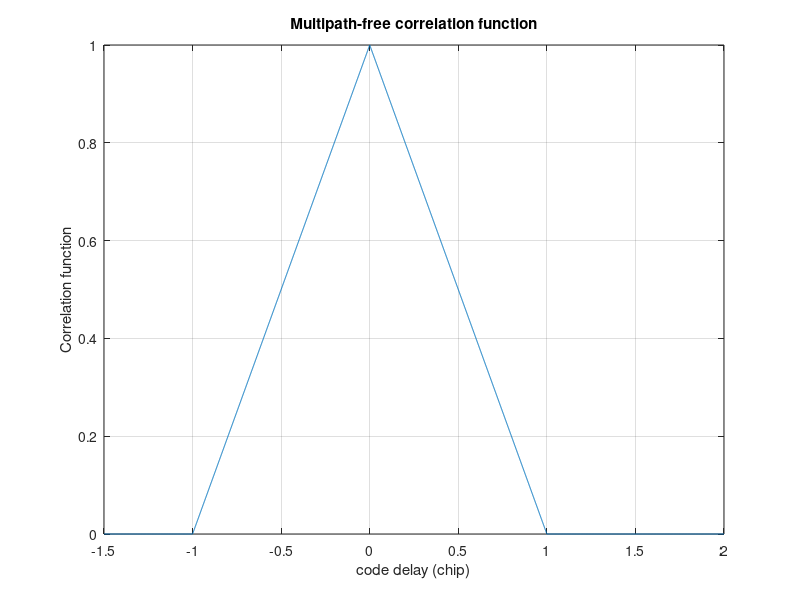
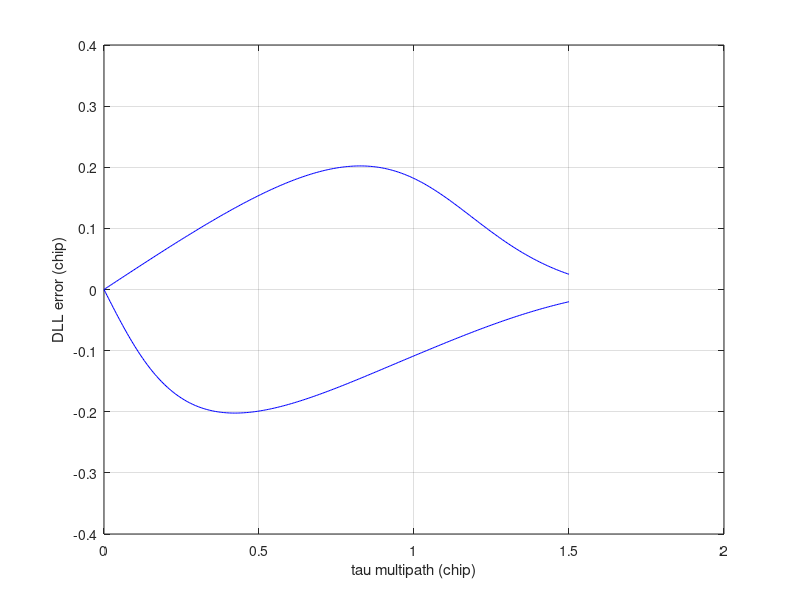

Reproduce these figures in MATLAB, in order.
% [20/11/2017]
% Modelling the impact of Multipath on GNSS receivers
clear all;
clc;
close all;

% Simulation parameters 
min_corr = -1.5;  % minimum tau (chip) of the correlation function support
max_corr = 2;   % maximum tau (chip) of the correlation function support
tau_s    = 0.001; % sampling period (chip) of the correlation function

% Multipath envelope parameters
alpha    = 0.5;   % multipath relative amplitude
max_tau  = 1.5;   % maximum multipath relative delay
step_tau = 0.005;  % resolution of the envelope (chip)     
tau_vect = (0:step_tau:max_tau);
phi_vect = [0 pi]; % multipath phase offset relative to direct signal 

% Signal parameters
modulation = 'L1'; %
T_C        = 1; % chip duration (micro-seconds)

% Receiver parameters
c_s = 0.5; % receiver chip spacing (chip), in [0.05;1] range
B_W  = 1;  % receiver front-end bandwidth (MHz)
flag_double_delta = 0; % to be set to 1 if the double delta technique is used, 0 else

% Configuration parameters 
option.plot.ideal_corr_function       = 1; % 1 to plot correlation function of LOS
option.plot.mp_corr_function          = 0; % 1 to plot correlation function of LOS + Multipath
option.plot.filtered_corr_function    = 0; % 1 to plot correlation function of LOS + Multipath after front-end filtering
option.plot.envelope                  = 1; % 1 to plot multipath envelope
option.plot.position                  = 0; % 1 to plot the impact of the multipath in the position domain

% Generation of the correlation function of reference
if strcmp(modulation,'L1') == 1 % GPS L1 C/A
    
    tau = (min_corr:tau_s:max_corr); 
    K_0 = 1 - min(abs(tau),1); % autocorrelation of reference
    
    % plot ideal correlation function (no MP, no filtering)
    if option.plot.ideal_corr_function == 1  
        figure;
        plot(tau,K_0);
        title('Multipath-free correlation function');
        xlabel('code delay (chip)');
        ylabel('Correlation function');
        grid on;
        box on;
    end;
    
elseif strcmp(modulation,'E1') == 1 % GALILEO E1
    
    tau = (min_corr:tau_s:max_corr);
    
    %K_0 = ; % autocorrelation of reference, to be filled
    
    % plot ideal correlation function (no MP, no filtering)
    if option.plot.ideal_corr_function == 1  
        figure;
        plot(tau,K_0);
        title('Multipath-free correlation function');
        xlabel('code delay (chip)');
        ylabel('Correlation function');
        grid on;
        box on;
    end;
    
end;

for idx_phi = 1:length(phi_vect)
    
    phi_MP  = phi_vect(idx_phi);
    
    for idx_tau_MP = 1:length(tau_vect) % loop on the different possible multipath delays
        
        tau_MP = tau_vect(idx_tau_MP);
        
        K_mp  = K_0 + alpha * cos(phi_MP) * [zeros(1,round(tau_MP/tau_s)) K_0(1: end - round(tau_MP/tau_s))]; % correlation function with multipath      
       
        % plot correlation function with MP, no filtering (<=> infinite
        % front-end filtering)
        if option.plot.mp_corr_function == 1 && idx_tau_MP == floor(length(tau_vect)/2) && phi_MP == 0  
            figure;
            plot(tau,K_mp);
            title('Correlation function with multipath');
            xlabel('code delay (chip)');
            ylabel('Correlation function');
            grid on;
            box on;  
        end;
        
        % front-end filter modelling
        % generation of the filter
        fc12   = B_W/2;  % cutoff frequency (in Hz)
        Fe     = 1/(tau_s/T_C);
        nb_pts = length(K_mp);
        H      = zeros(1,nb_pts);
        H(1:round(fc12/Fe*nb_pts))                  = ones(1,round(fc12/Fe*nb_pts));
        H(nb_pts-round(fc12/Fe*nb_pts)+1:nb_pts)    = ones(1,round(fc12/Fe*nb_pts));
        F      = 0:Fe/nb_pts:Fe-Fe/nb_pts;
        % filtering by FFT (product in frequency domain)
        tf          = fft(K_mp);      % conversion in frequency domain
        tf          = tf.*H;          % application of filter
        K_filtered  = real(ifft(tf)); % conversion in time domain
        % end of front-end filtering

        % plot correlation function with MP, front-end filtering (<=> finite
        % front-end filtering)
        if option.plot.filtered_corr_function == 1 && idx_tau_MP == floor(length(tau_vect)/2) && phi_MP == 0
            figure;
            plot(tau,K_filtered);
            title('Correlation function with multipath filtered');
            xlabel('code delay (chip)');
            ylabel('Correlation function');
            grid on;
            box on; 
        end;

        if flag_double_delta == 0
            
            % create early and late correlation functions
            I_E = circshift(K_filtered, [0  -c_s/2/tau_s]);
            I_L = circshift(K_filtered, [0   c_s/2/tau_s]);
            
            % compute Early Minus Late discriminator
            Discriminator = I_E - I_L;
        
        elseif flag_double_delta == 1  % to be filled by students

            % create early and late and very early very late correlation functions

            % compute double delta discriminator

        end;
        
        % trick to limit the research
        st = find( tau(1:end)  < -c_s/2 ,1, 'last');
        en = find( tau(st:end) >  c_s/2 ,1, 'first');
        
        % find the zero crossing of the discriminator (the stability point)
        error = interp1(Discriminator(st:st+ en),tau(st:st+en) ,0,'linear');
        envelope(idx_phi,idx_tau_MP) = error ;
        
    end;
    
end;

if option.plot.envelope == 1
    % plot multipath envelope
    figure;
    plot(tau_vect,envelope(1,:),'b')
    hold on;
    plot(tau_vect,envelope(2,:),'b')
    grid on;
    xlabel('tau multipath (chip)');
    ylabel('DLL error (chip)');
end;




if option.plot.position  == 1
    
    MP_bias = max(max(abs(envelope)))*293; % conversion from chip to meters
    
    N = 1000;      % number of sample in the simulation
    sigma_UERE = 2; % sigma UERE in meters
    
    % Range domain to position domain
    H = [0.0225 0.9951 -0.0966 1;
        0.6750 -0.6900 -0.2612 1;
        0.0723 -0.6601 0.7477 1;
        -0.9398 0.2553 -0.2269 1;
        -0.5907 -0.7539 -0.2877 1;];
    
    % Measurement nominal errors generation
    Delta_Y = sigma_UERE*randn(5,N);
    
    % Add multipath bias on the chosen satellite
    for idx_t = 1:N
        Delta_X(:,idx_t) = inv(H'*H)*H'*Delta_Y(:,idx_t); %compute position error by LS
    end;
    
    figure;
    hold on;
    plot(Delta_X(1,:),Delta_X(2,:),'ob')
    plot(0,0,'or','markersize',6)
    legend('estimated position','true position')
    grid on;
    box on;
    xlabel('East (m)')
    ylabel('North (m)')
    
    figure;
    plot(sqrt(Delta_X(1,:).^2 + Delta_X(2,:).^2),'b')
    hold on;
    plot([1 N],mean(sqrt(Delta_X(1,:).^2 + Delta_X(2,:).^2))*[1 1],'r')
    grid on;
    legend('Position error','average Position error')
    box on;
    xlabel('time (s)')
    ylabel('Norm of horizontal position error (m)');
    
end;

